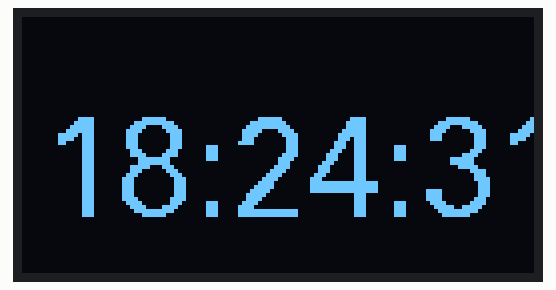
The sketch below on a simulated Arduino Leonardo, built for the host (arithmetic inside an expression is 32-bit, double 64-bit). On the bench: 128×64 one-colour display. WiFi joins after 1.5 s; servers stay silent unless stated; what the sketch prints to the serial monitor is not drawn.

Above: at 11.1 s.
At 22.1 s:
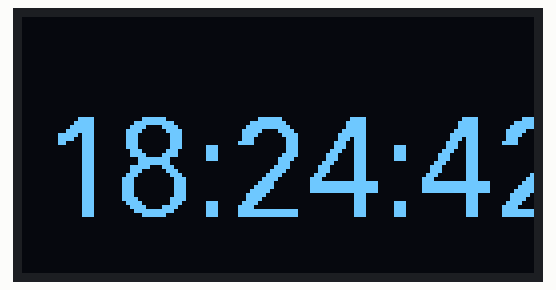
At 33.1 s:
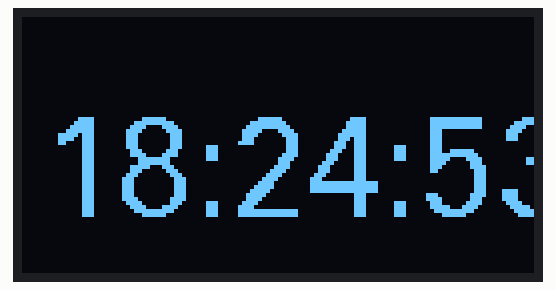
At 66.2 s:
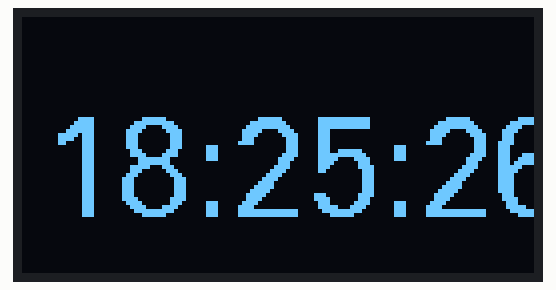
At 88.3 s:
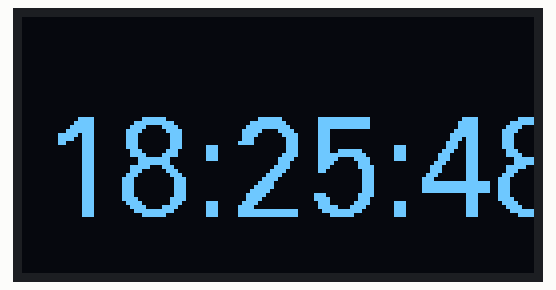
At 121.4 s:
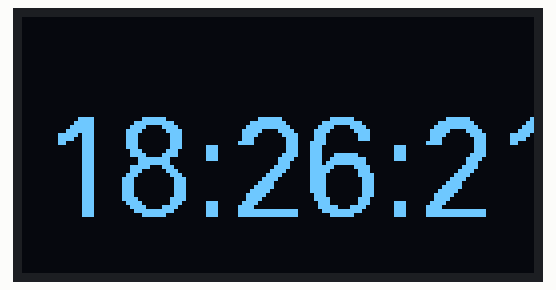

The sketch:

MicroduinoW5500Twelven.ino
```cpp
#include <U8glib.h>
#include <SPI.h>
#include <Ethernet.h>
#include <EthernetUdp.h>

U8GLIB_SSD1306_128X64 u8g(U8G_I2C_OPT_NONE);//定义OLED连接方式
//-------字体设置，大、中、小
#define setFont_L u8g.setFont(u8g_font_fur25)
#define setFont_M u8g.setFont(u8g_font_fixed_v0r)
#define setFont_S u8g.setFont(u8g_font_chikitar)

// Enter a MAC address for your controller below.
// Newer Ethernet shields have a MAC address printed on a sticker on the shield
byte mac[] = {0xDE, 0xAD, 0xBE, 0xEF, 0xFE, 0xED};
IPAddress ip(192,168,199,177);

unsigned int localPort = 8888;      // local port to listen for UDP packets

//IPAddress timeServer(132, 163, 4, 101); // time-a.timefreq.bldrdoc.gov NTP server
 IPAddress timeServer(132, 163, 4, 102); // time-b.timefreq.bldrdoc.gov NTP server
// IPAddress timeServer(132, 163, 4, 103); // time-c.timefreq.bldrdoc.gov NTP server

const int NTP_PACKET_SIZE= 48; // NTP time stamp is in the first 48 bytes of the message

int HH, MM, Ss;
String currentTime;

byte packetBuffer[ NTP_PACKET_SIZE]; //buffer to hold incoming and outgoing packets

// A UDP instance to let us send and receive packets over UDP
EthernetUDP Udp;

void setup()
{
 // Open serial communications and wait for port to open:
  Serial.begin(115200);
  // while (!Serial) {
  //  ; // wait for serial port to connect. Needed for Leonardo only
  //}


  SPI.begin();
  // start Ethernet and UDP
  // if (Ethernet.begin(mac) == 0) {
  //   Serial.println("Failed to configure Ethernet using DHCP");
  //   // no point in carrying on, so do nothing forevermore:
  //   for(;;)
  //     ;
  // }


  Ethernet.begin(mac, ip);
  Serial.print("Local IP: ");
  Serial.println(Ethernet.localIP());


  Udp.begin(localPort);
}

void loop()
{
  sendNTPpacket(timeServer); // send an NTP packet to a time server

    // wait to see if a reply is available
  delay(1000);
  if ( Udp.parsePacket() ) {
    // We've received a packet, read the data from it
    Udp.read(packetBuffer,NTP_PACKET_SIZE);  // read the packet into the buffer

    //the timestamp starts at byte 40 of the received packet and is four bytes,
    // or two words, long. First, esxtract the two words:

    unsigned long highWord = word(packetBuffer[40], packetBuffer[41]);
    unsigned long lowWord = word(packetBuffer[42], packetBuffer[43]);
    // combine the four bytes (two words) into a long integer
    // this is NTP time (seconds since Jan 1 1900):
    unsigned long secsSince1900 = highWord << 16 | lowWord;
    Serial.print("Seconds since Jan 1 1900 = " );
    Serial.println(secsSince1900);

    // now convert NTP time into everyday time:
    Serial.print("Unix time = ");
    // Unix time starts on Jan 1 1970. In seconds, that's 2208988800:
    const unsigned long seventyYears = 2208988800UL;
    // subtract seventy years:
    unsigned long epoch = secsSince1900 - seventyYears;
    // print Unix time:
    Serial.println(epoch);


    // print the hour, minute and second:
    Serial.print("The UTC time is ");       // UTC is the time at Greenwich Meridian (GMT)
    Serial.print((epoch  % 86400L) / 3600); // print the hour (86400 equals secs per day)

    HH=((epoch  % 86400L) / 3600)+8;


    Serial.print(':');
    if ( ((epoch % 3600) / 60) < 10 ) {
      // In the first 10 minutes of each hour, we'll want a leading '0'
      Serial.print('0');
    }
    Serial.print((epoch  % 3600) / 60); // print the minute (3600 equals secs per minute)

    MM=(epoch  % 3600) / 60;

    Serial.print(':');
    if ( (epoch % 60) < 10 ) {
      // In the first 10 seconds of each minute, we'll want a leading '0'
      Serial.print('0');
    }
    Serial.println(epoch %60); // print the second
    Ss=epoch %60;
  }
  // wait ten seconds before asking for the time again
  delay(10000);


 u8g.firstPage();
  do {
  draw();
  } while( u8g.nextPage() );

}

// send an NTP request to the time server at the given address
unsigned long sendNTPpacket(IPAddress& address)
{
  // set all bytes in the buffer to 0
  memset(packetBuffer, 0, NTP_PACKET_SIZE);
  // Initialize values needed to form NTP request
  // (see URL above for details on the packets)
  packetBuffer[0] = 0b11100011;   // LI, Version, Mode
  packetBuffer[1] = 0;     // Stratum, or type of clock
  packetBuffer[2] = 6;     // Polling Interval
  packetBuffer[3] = 0xEC;  // Peer Clock Precision
  // 8 bytes of zero for Root Delay & Root Dispersion
  packetBuffer[12]  = 49;
  packetBuffer[13]  = 0x4E;
  packetBuffer[14]  = 49;
  packetBuffer[15]  = 52;

  // all NTP fields have been given values, now
  // you can send a packet requesting a timestamp:
  Udp.beginPacket(address, 123); //NTP requests are to port 123
  Udp.write(packetBuffer,NTP_PACKET_SIZE);
  Udp.endPacket();
}


void draw(void) {

char temp[25];
itoa(HH,temp,10);
currentTime=temp;
currentTime+=":";
itoa(MM,temp,10);
currentTime+=temp;
currentTime+=":";
itoa(Ss,temp,10);
currentTime+=temp;


setFont_L; //设置字体为大
u8g.setPrintPos(5, 50); //设置文字开始坐标
u8g.print(currentTime);

}
```

Measured:
- what the display in image 0 shows lasts 11.1 s, from 11.0 s to 22.1 s
